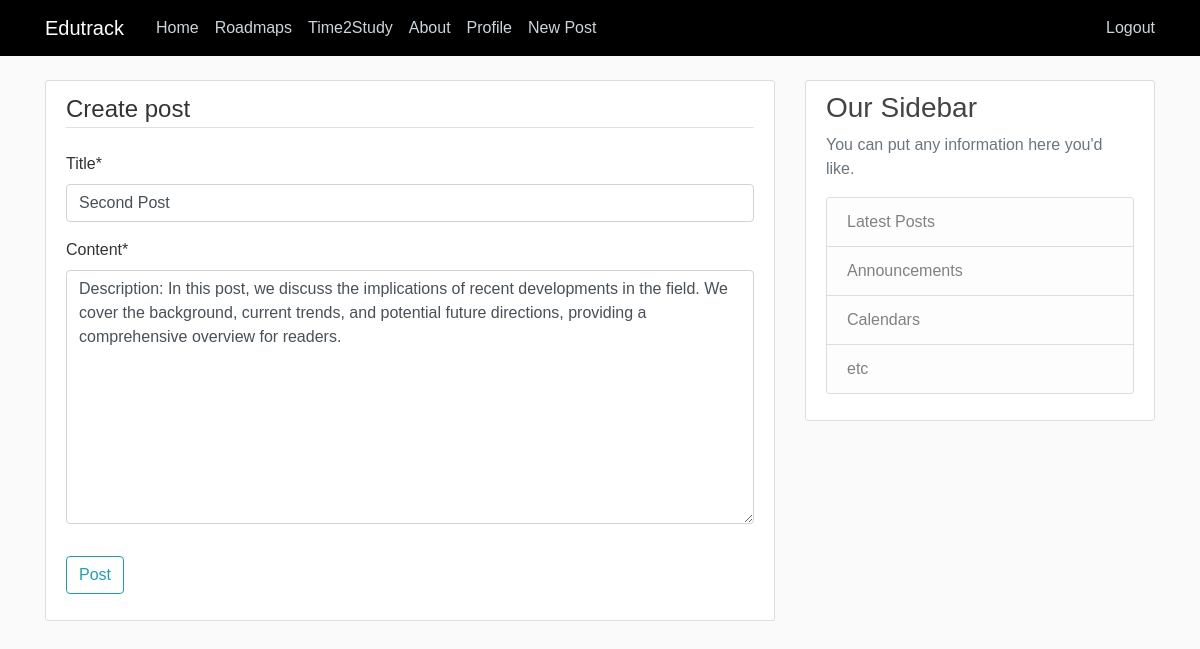
The app's page /post/1/update/ (signed in) with its own data.
### main/models.py (models this page shows, shortened)
class Post(models.Model):
    title = models.CharField(max_length=100)
    content = models.TextField()
    date_posted = models.DateTimeField(default=timezone.now)
    author = models.ForeignKey(User, on_delete=models.CASCADE)

### main/views.py (the view, shortened to what this page needs)
# urls.py: path('post/<int:pk>/update/', PostUpdateView.as_view(), name='post-update'),
class PostUpdateView(LoginRequiredMixin, UserPassesTestMixin,UpdateView):
    model = Post
    fields = ['title', 'content']
    def test_func(self):
        post = self.get_object()
        if self.request.user == post.author:
            return True
        else:
            return False

### main/templates/main/post_form.html (shortened to what this page needs)
{% extends "main/base.html" %}
{% load crispy_forms_tags %}
{% block content %}
<div class="content-section">
    <form method="POST">
        <fieldset class="form-group">
            <legend class="border-bottom mb-4">
                Create post
            </legend>
            {{ form|crispy }}
        </fieldset>
        <div class="form-group">
            <button class="btn btn-outline-info" type="submit">
                Post
            </button>
        </div>
    </form>
</div>
{% endblock content %}

### main/static/main/css/main.css (style rules this page uses)
body { background: #fafafa; color: #333333; margin-top: 5rem; font-family: Arial, sans-serif; }
.content-section { background: #ffffff; padding: 10px 20px; border: 1px solid #dddddd; border-radius: 3px; margin-bottom: 20px; }

### records on screen
Post: title "Second Post", content "Description: In this post, we discuss the implications of recent developments in the field. We cover the background, current trends, and potential future directions, providing a comprehensive overview for readers."
